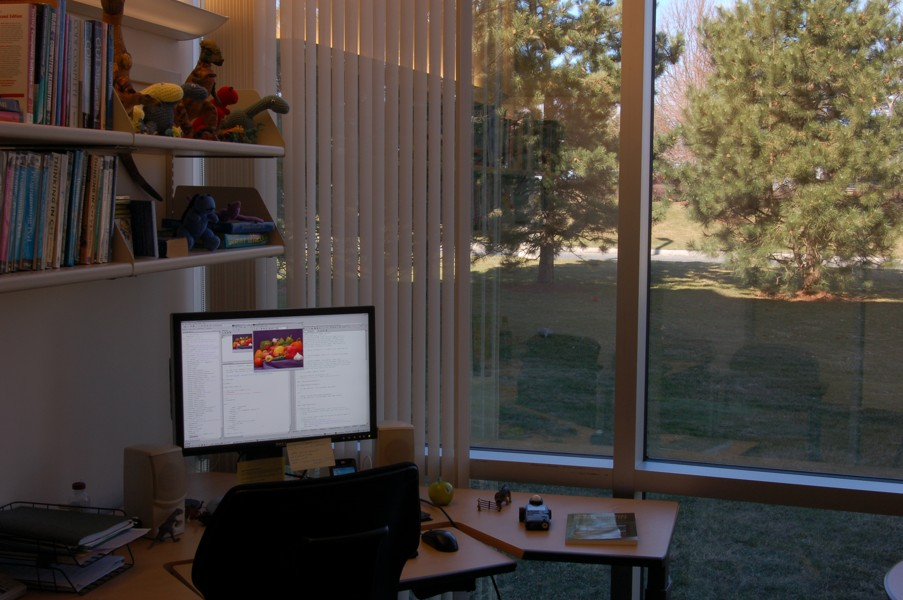
%> input picture office_3.jpg, 903 x 600 px
$ octave run_demo.m   (GNU Octave 9; MATLAB toolbox functions it lacks are replaced by stand-ins)
%> lines starting %> are read from the running program, lines starting %| are printed output that depends on the picture
%Read ground-truth image
f=double(imread('office_3.jpg'));
f=f(1:256,1:256,:);
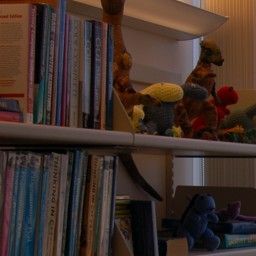
%> f: size 256x256x3 double; mean R, G, B 65.8, 49.1, 41.9
f=f/max(f(:));
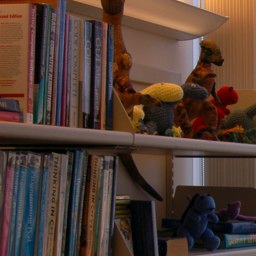
%> f: size 256x256x3 double; mean R, G, B 0.324, 0.242, 0.206

%> (the run ends here)
